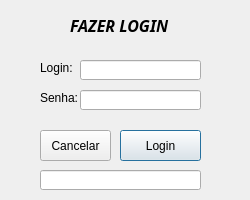
<?xml version="1.0" encoding="UTF-8"?>
<ui version="4.0">
 <class>LoginWindow</class>
 <widget class="QDialog" name="LoginWindow">
  <property name="geometry">
   <rect>
    <x>0</x>
    <y>0</y>
    <width>250</width>
    <height>200</height>
   </rect>
  </property>
  <property name="minimumSize">
   <size>
    <width>250</width>
    <height>200</height>
   </size>
  </property>
  <property name="maximumSize">
   <size>
    <width>250</width>
    <height>200</height>
   </size>
  </property>
  <property name="windowTitle">
   <string>Login</string>
  </property>
  <widget class="QLabel" name="labTitulo">
   <property name="geometry">
    <rect>
     <x>70</x>
     <y>10</y>
     <width>131</width>
     <height>31</height>
    </rect>
   </property>
   <property name="font">
    <font>
     <family>Lucida Bright</family>
     <pointsize>12</pointsize>
     <weight>75</weight>
     <italic>true</italic>
     <bold>true</bold>
    </font>
   </property>
   <property name="text">
    <string>FAZER LOGIN</string>
   </property>
  </widget>
  <widget class="QLabel" name="labSenha">
   <property name="geometry">
    <rect>
     <x>40</x>
     <y>90</y>
     <width>41</width>
     <height>16</height>
    </rect>
   </property>
   <property name="text">
    <string>Senha:</string>
   </property>
  </widget>
  <widget class="QLabel" name="labLogin">
   <property name="geometry">
    <rect>
     <x>40</x>
     <y>60</y>
     <width>61</width>
     <height>16</height>
    </rect>
   </property>
   <property name="text">
    <string>Login:</string>
   </property>
  </widget>
  <widget class="QLineEdit" name="txtLoginLogin">
   <property name="geometry">
    <rect>
     <x>80</x>
     <y>60</y>
     <width>121</width>
     <height>20</height>
    </rect>
   </property>
  </widget>
  <widget class="QLineEdit" name="txtLoginSenha">
   <property name="geometry">
    <rect>
     <x>80</x>
     <y>90</y>
     <width>121</width>
     <height>20</height>
    </rect>
   </property>
  </widget>
  <widget class="QPushButton" name="btnLogingLogin">
   <property name="geometry">
    <rect>
     <x>120</x>
     <y>130</y>
     <width>81</width>
     <height>31</height>
    </rect>
   </property>
   <property name="cursor">
    <cursorShape>PointingHandCursor</cursorShape>
   </property>
   <property name="mouseTracking">
    <bool>false</bool>
   </property>
   <property name="text">
    <string>Login</string>
   </property>
  </widget>
  <widget class="QPushButton" name="btnLoginCancelar">
   <property name="geometry">
    <rect>
     <x>40</x>
     <y>130</y>
     <width>71</width>
     <height>31</height>
    </rect>
   </property>
   <property name="cursor">
    <cursorShape>PointingHandCursor</cursorShape>
   </property>
   <property name="mouseTracking">
    <bool>false</bool>
   </property>
   <property name="text">
    <string>Cancelar</string>
   </property>
  </widget>
  <widget class="QLineEdit" name="txtLoginMessage">
   <property name="enabled">
    <bool>true</bool>
   </property>
   <property name="geometry">
    <rect>
     <x>40</x>
     <y>170</y>
     <width>161</width>
     <height>20</height>
    </rect>
   </property>
   <property name="alignment">
    <set>Qt::AlignCenter</set>
   </property>
   <property name="readOnly">
    <bool>true</bool>
   </property>
  </widget>
 </widget>
 <resources/>
 <connections/>
</ui>
